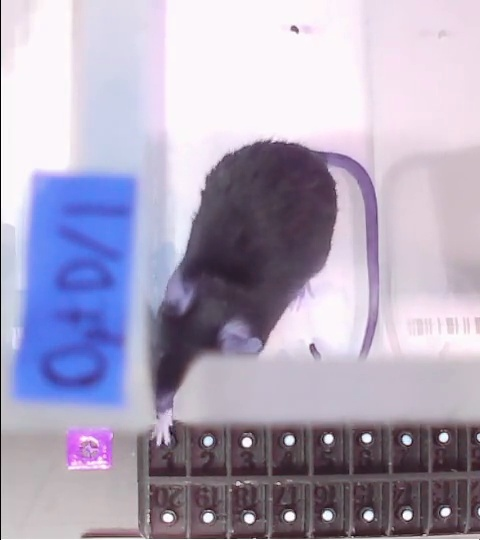
#> input picture old/ASPA/App/core/frame_963.jpg, 480 x 540 px
$ python -i pellet_pos_detect.py   (imports and definitions only)
#> lines starting #> are read from the running program, lines starting #| are printed output that depends on the picture; after the words box and inside, x2 and y2 are one past the last pixel; in counts of white or black regions, pixels touching at a corner belong together
#> further down, picture is the input picture: shape (540, 480, 3); mean B, G, R 188.3, 166.3, 173.6
import cv2
import numpy as np
import csv
import pytesseract
from collections import deque
import os
import glob
import sys
import pandas as pd
from scipy import stats

def find_tesseract_executable():
    if sys.platform.startswith('win'):
        common_paths = [
            r'C:\Program Files\Tesseract-OCR\tesseract.exe',
            r'C:\Program Files (x86)\Tesseract-OCR\tesseract.exe',
        ]
        for path in common_paths:
            if os.path.isfile(path):
                return path
    else:
        from shutil import which
        return which('tesseract')
    return None

tesseract_path = find_tesseract_executable()
# [4 lines not run here, left out]

VIDEO_EXTENSIONS = ['.mp4', '.avi', '.mov', '.mkv']
input_videos = []
# [6 lines not run here, left out]

def preprocess_frame(frame):
    return cv2.cvtColor(frame, cv2.COLOR_BGR2GRAY)

def find_pink_square(frame):
    hsv = cv2.cvtColor(frame, cv2.COLOR_BGR2HSV)
#> hsv: shape (540, 480, 3); mean H, S, V 146.2, 40.8, 191.1
    lower_pink = np.array([140, 50, 50])
    upper_pink = np.array([170, 255, 255])
    mask = cv2.inRange(hsv, lower_pink, upper_pink)
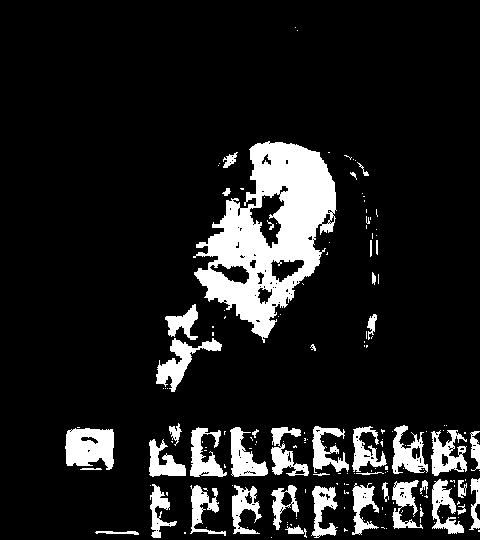
#> mask: shape (540, 480); 12.2% white; 163 white regions (119 under 20 px)
    contours, _ = cv2.findContours(mask, cv2.RETR_EXTERNAL, cv2.CHAIN_APPROX_SIMPLE)
#> contours = 160 contours, 126 with area under 20; largest, box (x1, y1, x2, y2) and area: (193, 141, 337, 343) 15558, (65, 428, 114, 470) 1587, (156, 338, 222, 392) 1022, (431, 430, 467, 476) 916, (230, 427, 268, 477) 896
    if contours:
        largest_contour = max(contours, key=cv2.contourArea)
#> largest_contour = contour of 497 points, box (x1, y1, x2, y2) (193, 141, 337, 343), area 15558
        return cv2.boundingRect(largest_contour)
    return None

# [211 lines left out: functions find_circles, detect_numbers, classify_circles, find_pellet_lines, calculate_pillar_line, estimate_pillar_positions and 7 more, not called in this run]

# [5 lines not run here, left out]


>>> import cv2
>>> picture = cv2.imread('frame_963.jpg')
>>> result = find_pink_square(picture)
#> result = (193, 141, 144, 202)
